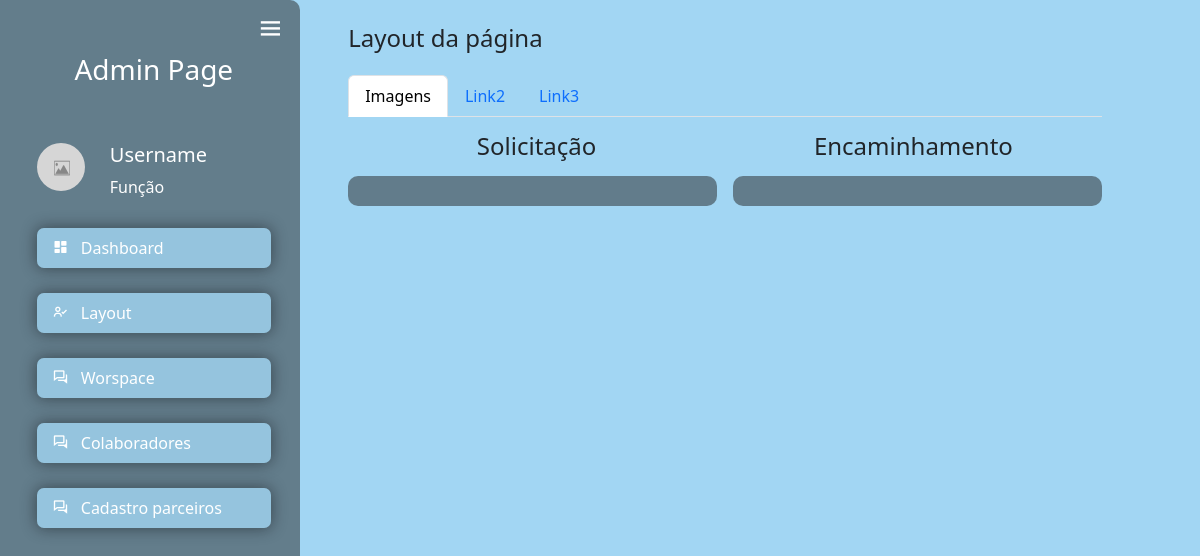
/view/workspace.php (signed in), run on an earlier commit of the app's database.
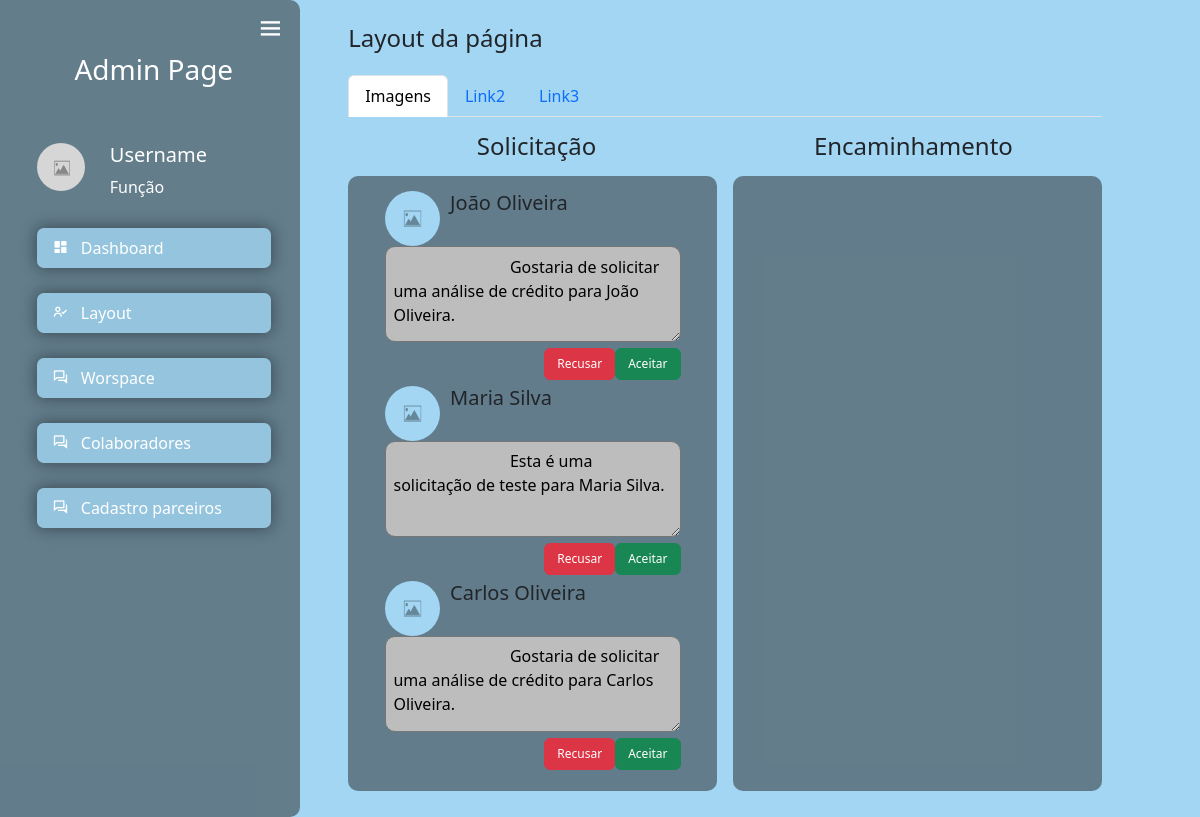
And on a later commit of the database.
### tables this page shows
CREATE TABLE IF NOT EXISTS `user` (
  `id_cliente` INT NOT NULL AUTO_INCREMENT,
  `nome` VARCHAR(255) NOT NULL,
  `email` VARCHAR(255) NOT NULL,
  `cpf` VARCHAR(20),
  `data_nasc` date,
  `telefone` VARCHAR(20),
  `cep` VARCHAR(45),
  `estado` VARCHAR(2),
  `cidade` VARCHAR(45),
  `bairro` VARCHAR(45),
  `endereco` VARCHAR(45),
  `numero` VARCHAR(45),
  `renda_familiar` DECIMAL(10,2),
  `texto_solicitacao` VARCHAR(1000),
  `status_sl` int,
  PRIMARY KEY (`id_cliente`),
  UNIQUE INDEX `nome_UNIQUE` (`nome` ASC) VISIBLE);

### view/workspace.php (the view, shortened to what this page needs)
<?php
require_once 'parts/cabecalho.php';
require_once '../config/conexao.php';
?>
    <div class="p-1 my-container active-cont">
        <nav class="navbar top-navbar navbar-light px-5">
            <a class="btn border-0" id="menu-btn"><i class="bx bx-menu"></i></a>
        </nav>
        <legend class="title-page">Layout da página</legend>
        <div class="container-tabs">
            <ul class="nav nav-tabs w-100">
                <li class="nav-item">
                    <a class="nav-link active" aria-current="page" href="#">Imagens</a>
                </li>
                <li class="nav-item">
                    <a class="nav-link" href="#">Link2</a>
                </li>
                <li class="nav-item">
                    <a class="nav-link" href="#">Link3</a>
                </li>
            </ul>
            <div class="title-workspace">
                <div class="title">
                    <h4>Solicitação</h4>
                </div>
                <div class="title">
                    <h4>Encaminhamento</h4>
                </div>
            </div>
            <div class="layout-image">
                <div class="container-workspace">
                    <?php
                    $sql_user = "SELECT id_cliente, nome, texto_solicitacao, status_sl  FROM ongacme.user";
                    $result_user = mysqli_query($conn, $sql_user);
                    while($solic_ac = mysqli_fetch_assoc($result_user)){
                        if($solic_ac['status_sl'] == '1'){
                    ?>
                    <div class="solicitacao" id="solicitacao-<?php echo $solic_ac['id_cliente'];?>">
                        <div class="comp-solicitacao">
                            <img class="comp-image" src="/assets/imgs/placeholder-image.png" alt="perfil">
                            <div class="comp-name">
                                <h5 class="comp"><?php echo $solic_ac['nome'];?></h5>
                            </div>
                        </div>
                        <textarea name="texto" id="texto" cols="30" rows="10" readonly>
                            <?php echo trim($solic_ac['texto_solicitacao']);?>
                        </textarea>
                        <div class="button-solicitacao">
                            <div class="button-size d-flex justify-content-end">
                            <button type="button" id="botao_rec_<?php echo $solic_ac['id_cliente']?>" onclick="resposta(<?php echo $solic_ac['id_cliente']?>, 0);" class="btn btn-danger">Recusar</button>
                            <button type="button" id="botao_ac_<?php echo $solic_ac['id_cliente']?>" onclick="resposta(<?php echo $solic_ac['id_cliente']?>, 2);" class="btn btn-success">Aceitar</button>
                            </div>
                        </div>
                    </div>
                    <?php
                        }
                    }
                    ?>
                </div>
                <div class="container-workspace">
                </div>
            </div>
        </div>
    </div>
</body>
</html>

### view/parts/cabecalho.php (shortened to what this page needs)
<?php
if($_SESSION['auth'] == 'liberado'){
?>
<!DOCTYPE html>
<html lang="pt-BR">
<head>
    <link href="https://cdn.jsdelivr.net/npm/bootstrap@5.3.0/dist/css/bootstrap.min.css" rel="stylesheet"
>
    <link href="https://cdn.jsdelivr.net/npm/boxicons@2.0.5/css/boxicons.min.css" rel="stylesheet" />
    <link rel="stylesheet" href="../assets/css/admin.css" />
    </head>
<body>
    <div class="side-navbar active-nav d-flex justify-content-between flex-wrap flex-column nav-botao" id="sidebar">
        <ul class="nav flex-column text-white w-100">
            <a href="#" class="text-white text-center my-5" style="text-decoration: none; font-size: 28px;">
                Admin Page
            </a>
            <div class="login-profile">
                <div class="user-image">
                    <img width="50" height="50" style="border-radius: 100%;" src="../assets/imgs/placeholder-image.png"
                        alt="user image">
                </div>
                <div class="user-text">
                    <h5 id="username">Username</h5>
                    <p id="funcao">Função</p>
                </div>
            </div>
            <a href="admin.php" class="nav-link">
                <i class="bx bxs-dashboard"></i>
                <span class="mx-2">Dashboard</span>
            </a>
            <a href="layout_edit.php" class="nav-link">
                <i class="bx bx-user-check"></i>
                <span class="mx-2">Layout</span>
            </a>
            <a href="workspace.php" class="nav-link">
                <i class="bx bx-conversation"></i>
                <span class="mx-2">Worspace</span>
            </a>
            <a href="#" class="nav-link">
                <i class="bx bx-conversation"></i>
                <span class="mx-2">Colaboradores</span>
            </a>
            <a href="#" class="nav-link">
                <i class="bx bx-conversation"></i>
                <span class="mx-2">Cadastro parceiros</span>
            </a>
        </ul>
    </div>
<?php
}else{
    header('Location: ../login.php');
}
?>

### assets/css/admin.css (style rules this page uses)
* { margin: 0; padding: 0; box-sizing: border-box; }
body { min-height: 100vh; background-color: #A2D6F3; }
.side-navbar { border-top-right-radius: 10px; border-bottom-right-radius: 10px; width: 300px; height: 100%; position: fixed; margin-left: -300px; background-color: rgba(36, 36, 36, 0.5); transition: 0.5s; }
.my-container { transition: 0.4s; }
.active-nav { margin-left: 0; }
.active-cont { margin-left: 250px; }
#menu-btn { color: #fff; margin: 3% 0 0 -58px; --bs-btn-font-size: 1.8rem !important; position: fixed; }
.nav-botao { padding: 0 2%; }
.nav-botao .nav-link { margin: 5%; background-color: rgba(162, 214, 243, 0.8); border-radius: 7px; color: #fff; box-shadow: 0 0 15px 1px rgba(0, 0, 0, 0.4); }
.login-profile { width: 100%; display: flex; height: auto; margin-left: 3%; }
.user-image { background-color: rgb(214, 214, 214); width: 3rem; margin: 2%; height: 3rem; border-radius: 100%; }
.user-text { margin: 2% 0 0 8%; width: 50%; }
.title-page { width: 100%; display: flex; justify-content: start; width: auto; align-items: center; margin: 0 0 2% 10%; }
.container-tabs { width: 80%; margin-left: 10%; }
.layout-image { display: flex; flex-wrap: wrap; margin: 0% 0 2% 0; width: 100%; justify-content: space-between; }
.container-workspace { width: 49%; padding: 2% 0; height: auto; background-color: rgba(36, 36, 36, 0.5); display: flex; justify-content: center; flex-direction: column; align-items: center; margin: 1% 0; border-radius: 10px; }
.solicitacao { width: 100%; margin: auto; flex-wrap: wrap; justify-content: center; display: flex; }
.solicitacao textarea { width: 80%; height: 6rem; padding: 2%; border-radius: 10px; background-color: rgb(189, 189, 189); }
.comp-solicitacao { margin-left: 10%; display: flex; width: 100%; flex-wrap: wrap; }
.comp { width: 49%; }
.comp-name { display: flex; width: 49%; white-space: nowrap; flex-direction: column; margin-left: 3%; }
.comp-image { width: 55px; height: 55px; background-color: #A2D6F3; border-radius: 100%; }
.button-solicitacao { width: 80%; }
.button-size button { font-size: 12px; margin: 2% 0; }
.title-workspace { width: 100%; display: flex; }
.title { width: 50%; margin-top: 2%; text-align: center; }

What changed in the data, as far as the page shows it:
now on this page (row edited): user: status_sl 1 (drawn), nome "João Oliveira", texto "Gostaria de solicitar uma análise de crédito para João Oliveira."
now on this page (row edited): user: status_sl 1 (drawn), nome "Maria Silva", texto "Esta é uma solicitação de teste para Maria Silva."
now on this page (row edited): user: status_sl 1 (drawn), nome "Carlos Oliveira", texto "Gostaria de solicitar uma análise de crédito para Carlos Oliveira."
